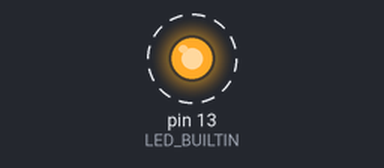
Bench run of a sketch on a simulated Arduino Uno, built with avr-gcc and run on an emulated ATmega328P. Shown: output pins drawn as LEDs (lit = HIGH). Dashed ring = blinking. No radio packets arrive unless stated; what the sketch prints to the serial monitor is not drawn.

Above: at 0.3 s.
Timing chart, 0 to 3.0 s (numbered marks = the images above):
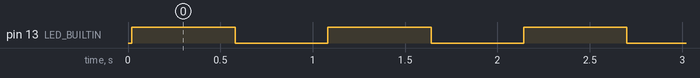

The sketch:

arduino_sender.ino
```cpp
#include <SPI.h>
#include <LoRa.h>

void setup() {
  pinMode(LED_BUILTIN, OUTPUT);
  Serial.begin(9600);

  while (!Serial);
  Serial.println("LoRa Sender");

  if (!LoRa.begin(433E6)) { // or 915E6, the MHz speed of yout module
    Serial.println("Starting LoRa failed!");
    while (1);
  }

  Serial.println("LoRa Initiated");
}

void loop() {
  digitalWrite(LED_BUILTIN, HIGH);
  delay(500);

  LoRa.beginPacket();
  LoRa.print("test data");
  LoRa.endPacket();

  digitalWrite(LED_BUILTIN, LOW);
  delay(500);

  Serial.println("LoRa Data Send: test data");
}
```

Measured:
- by itself, pin 13 (LED_BUILTIN): alternates HIGH for 0.56 s and LOW for 0.50 s
